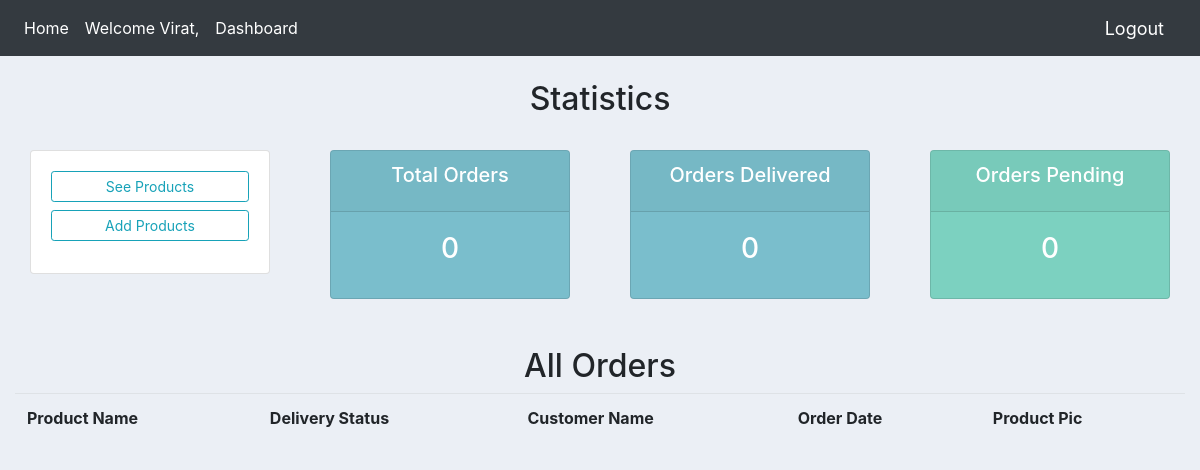
The app's page /shop/5/ (signed in), older data.
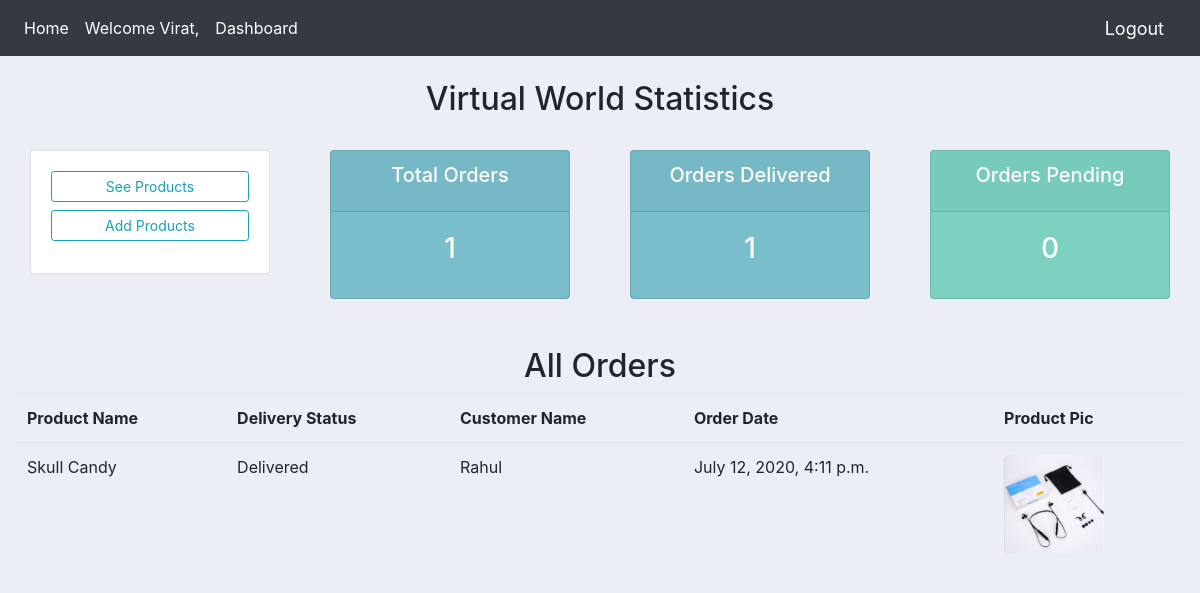
The same page, newer data.
### ecmsapp/models.py (models this page shows, shortened)
class Shop(models.Model):
    shop_owner = models.ForeignKey(Shop_Owner,null=True,on_delete = models.CASCADE)
    shop_name = models.CharField(max_length=128,null=True)
    shop_id = models.CharField(max_length=128,null=True)
    shop_tag = models.ManyToManyField(Shop_Tag)
    shop_address = models.CharField(max_length=240,null=True)
    date_created = models.DateTimeField(auto_now_add=True)
    shop_picture = models.ImageField(default="shop.jpg",null=True,blank=True)

class Order(models.Model):
    STATUS = (
                ('Pending','Pending'),
                ('Shipped','Shipped'),
                ('Delivered','Delivered')
    )
    customer = models.ForeignKey(Customer,null=True,on_delete=models.SET_NULL)
    product = models.ForeignKey(Product,null=True,on_delete=models.SET_NULL)
    date_created = models.DateTimeField(auto_now_add=True)
    status = models.CharField(max_length=200,null=True,choices=STATUS)
    note = models.CharField(max_length=200,null=True)

class Product(models.Model):
    CATEGORY = (
                ('Indoor','Indoor'),
                ('Outdoor','OutDoor')
    )
    shop = models.ForeignKey(Shop,null=True,on_delete=models.SET_NULL)
    shop_owner = models.ForeignKey(Shop_Owner,null=True,on_delete=models.SET_NULL)
    name = models.CharField(max_length=128,null=True)
    price = models.DecimalField(null=True,max_digits=10, decimal_places=4)
    description = models.CharField(max_length=128,null=True)
    product_pic = models.ImageField(default="default_product.jpg",null=True,blank=True)
    product_tag = models.ManyToManyField(Product_Tag)
    date_created = models.DateTimeField(auto_now_add=True)
    category = models.CharField(max_length=128,choices = CATEGORY)

class Customer(models.Model):
    user = models.OneToOneField(User,null=True,blank=True,on_delete=models.CASCADE)
    name = models.CharField(max_length=128,null=True)
    phone = models.CharField(max_length=20,null=True)
    email = models.EmailField(max_length=128,null=True)
    profile_pic = models.ImageField(default="profile1.png",null=True,blank=True)
    date_created = models.DateTimeField(auto_now_add=True)

### ecmsapp/decorators.py (the view)
		def wrapper_func(request, *args, **kwargs):
			group = None
			if request.user.groups.exists():
				group = request.user.groups.all()[0].name
			if group in allowed_roles:
				return view_func(request, *args, **kwargs)
			else:
				return HttpResponse('You are not authorized to view this page')

### ecmsapp/templates/ecmsapp/shop.html (shortened to what this page needs)
{% extends 'ecmsapp/main.html' %}
{% block  content %}
<br>
    <h2 class="text-center">{% for shop in shops %}{{shop.shop_name}} {% endfor %} Statistics</h2>
    <br>
    <div class="row">
			<div class="col">
				<div class="col-md">
					<div class="card text-center text-white  mb-10" id="block">
							<div class="card-body">
								<h3 class="card-title">
									  <a class="btn btn-outline-info  btn-sm btn-block" href="{% url 'products' shop_owner_data.id %}">See Products</a>
								    <a class="btn btn-outline-info  btn-sm btn-block" href="{% url 'add_product' shop_owner_data.id %}">Add Products</a></h3>
							</div>
					</div>
				</div>
			</div>
    	<div class="col">
    		<div class="col-md">
    			<div class="card text-center text-white  mb-10" id="total-orders">
    			  	<div class="card-header">
    			  		<h5 class="card-title">Total Orders</h5>
    			  	</div>
    			  	<div class="card-body">
    			    	<h3 class="card-title">{{total_orders}}</h3>
    			  	</div>
    			</div>
    		</div>
    	</div>
    	<div class="col">
    		<div class="col-md">
    			<div class="card text-center text-white  mb-5" id="orders-delivered">
    			  	<div class="card-header">
    			  		<h5 class="card-title">Orders Delivered</h5>
    			  	</div>
    			  	<div class="card-body">
    			    	<h3 class="card-title">{{delivered}}</h3>
    			  	</div>
    			</div>
    		</div>
    	</div>
    	<div class="col">
    		<div class="col-md">
    			<div class="card text-center text-white  mb-5" id="orders-pending">
    			  	<div class="card-header">
    			  		<h5 class="card-title">Orders Pending</h5>
    			  	</div>
    			  	<div class="card-body">
    			    	<h3 class="card-title">{{pending}}</h3>
    			  	</div>
    			</div>
    		</div>
    	</div>
    </div>
    <table class="table" >
      <tr>
        <th>Product Name</th>
        <th>Delivery Status</th>
        <th>Customer Name</th>
        <th>Order Date</th>
        <th>Product Pic</th>
      </tr>
        <h2 class="text-center">All Orders</h2>
        {% for orders in l %}
          {% for order in orders %}
          <tr>
            <td>{{order.product.name}}</td>
            <td>{{order.status}}</td>
            <td>{{order.customer.name}}</td>
            <td>{{order.date_created}}</td>
            <td ><img src="{{order.product.product_pic.url}}" class="product-pic"></td>
          {% endfor %}
        {% endfor %}
    </table>
{% endblock %}

Row changes from the older to the newer data that the page shows:
added Shop: shop_name "Virtual World"
added Order: product.name "Skull Candy", status "Delivered", customer.name "Rahul", date_created "July 12, 2020, 4:11 p.m.", product.product_pic (picture)
Text that changed along with them:
{{ total_orders }}: "0" → "1"
{{ delivered }}: "0" → "1"
